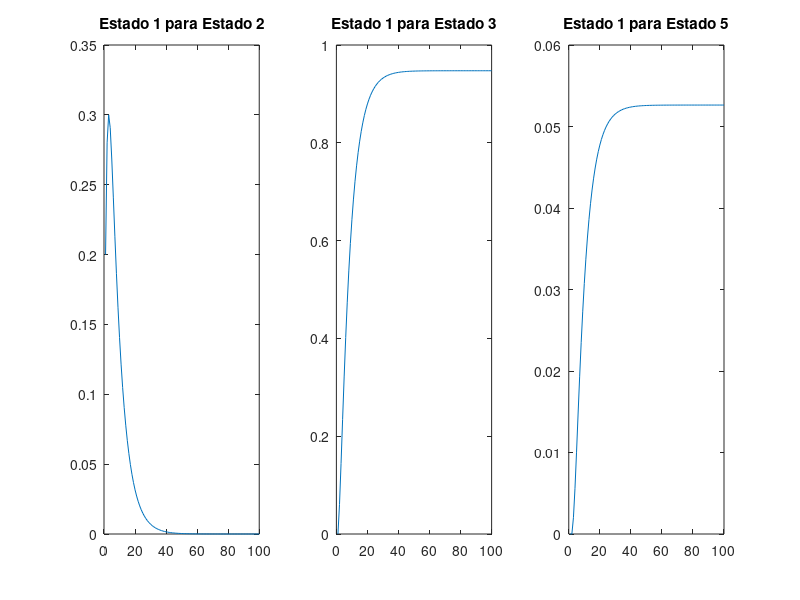

This figure's MATLAB source:
clc
close all
%% Enunciado
% Considere a cadeia de Markov com o diagrama de transição de estados
% seguinte:

% (a) Defina em Matlab a matriz de transição de estados T, com T_ij sendo a 
%     probabilidade de ir do estado j para o estado i num único passo.

%        1       2       3       4       5
% 1     0.8      0       0      0.3      0
%
% 2     0.2     0.6      0      0.2      0
%
% 3      0      0.3      1       0       0
%
% 4      0      0.1      0      0.4      0
%
% 5      0       0       0      0.1      1

% Matriz de Transição
matriz_transicao = [0.8 0 0 0.3 0 ; 0.2 0.6 0 0.2 0 ; 0 0.3 1 0 0 ; 0 0.1 0 0.4 0 ; 0 0 0 0.1 1];

%  (b) Faça um gráfico com a probabilidade de, começando no estado 1, estar
%      no estado 2 ao fim de n passos, com n a variar de 1 até 100.
%      Justifique o que observa.

% Número de transições
num_transicoes = 1:100;

% Vetor de Estado Inicial
estado_inicial = [1 ; 0 ; 0 ; 0 ; 0];

% Iniciar o vetor das probabilidades
probabilidades_estado2 = zeros(1, length(num_transicoes));

% Calcular as probabilidades para cada transição
for i = 1:length(num_transicoes)
    % Calcular o estado final
    estado_final = matriz_transicao^num_transicoes(i) * estado_inicial;

    % Armazenar a probabilidade
    probabilidades_estado2(1, i) = estado_final(2);
end
figure;
subplot(1,3,1);
plot(num_transicoes, probabilidades_estado2);
title("Estado 1 para Estado 2");

% (c) Faça um gráfico com a probabilidade de, começando no estado 1, estar 
%     no estado 3 ao fim de n passos. Na mesma figura, faça um segundo
%     gráfico com a probabilidade de, começando no estado1, estar no 
%     estado 5 ao fim de n passos. Em ambos os casos, considere n a variar 
%     de 1 até 100. Justifique o que observa.

% Número de Transições
num_transicoes = 1:100;

% Vetor do Estado Inicial
estado_inicial = [1 ; 0 ; 0 ; 0 ; 0];

% Iniciar o Vetor das probabilidades
probabilidades_estado3_estado5 = zeros(2, length(num_transicoes));

% Calcular as probabilidades
for i = 1:length(num_transicoes)
    % Calcular o estado final após as transições
    estado_final = matriz_transicao^num_transicoes(i) * estado_inicial;

    % Armazenar as probabilidades
    probabilidades_estado3_estado5(1, i) = estado_final(3);
    probabilidades_estado3_estado5(2, i) = estado_final(5);
end

subplot(1, 3, 2);
plot(num_transicoes,probabilidades_estado3_estado5(1, :));
title("Estado 1 para Estado 3");
subplot(1,3,3);
plot(num_transicoes, probabilidades_estado3_estado5(2,:));
title("Estado 1 para Estado 5");

% (d) Determine a matriz Q.

% Matriz Q
% A matriz Q pode ser obtida eliminando as linhas e colunas correspondentes 
% aos estados absorventes. Neste caso, os estados 3 e 5 são absorventes,
matriz_Q = matriz_transicao([1, 2, 4], [1, 2, 4]);

disp('Matriz Q:');
disp(matriz_Q);

% Calcular a matriz fundamental F
matriz_F = inv(eye(size(matriz_Q)) - matriz_Q);

disp('Matriz Fundamental F:');
disp(matriz_F);


% (f) Qual a média (valor esperado) do número de passos antes da absorção
%     começando no estado 1? E começando no estado 2? E se começando no 
%     estado 4?

% Calcular a média do número de passos para absorção a partir de cada estado
media_passos_estado1 = sum(matriz_F(1, :));
media_passos_estado2 = sum(matriz_F(2, :));
media_passos_estado4 = sum(matriz_F(3, :));

disp('Média do Número de Passos para Absorção:');
disp(['Começando no Estado 1: ', num2str(media_passos_estado1)]);
disp(['Começando no Estado 2: ', num2str(media_passos_estado2)]);
disp(['Começando no Estado 4: ', num2str(media_passos_estado4)]);
